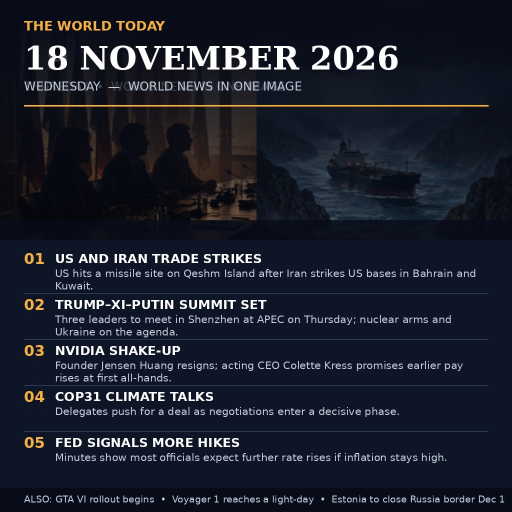
#> input picture entry.png, 1024 x 1024 px, given in place of bg18.png, which was not available (shown at 1/2 size)
$ python compose_poster.py
#> lines starting #> are read from the running program, lines starting #| are printed output that depends on the picture
#!/usr/bin/env python3
"""Compose the 19 Nov 2026 world-news poster (1024x1024) from the generated
background photo + crisp real text. Output is deterministic: same bytes every run."""
from PIL import Image, ImageDraw, ImageFont, ImageFilter

BG = "/home/hatch/workspace/make-fun/news-image-20261118/bg18.png"
OUT = "/home/hatch/workspace/make-fun/news-image-20261118/entry.png"

W, H = 1024, 1024
NAVY = (13, 21, 38)
AMBER = (245, 176, 65)
WHITE = (255, 255, 255)
GREY = (196, 205, 219)
RULE = (70, 90, 120)

def font(name, size):
    return ImageFont.truetype(f"/usr/share/fonts/truetype/dejavu/{name}", size)

F_TITLE = font("DejaVuSerif-Bold.ttf", 64)
F_KICK = font("DejaVuSans-Bold.ttf", 26)
F_SUB = font("DejaVuSans.ttf", 24)
F_HEAD = font("DejaVuSans-Bold.ttf", 25)
F_BODY = font("DejaVuSans.ttf", 21)
F_TICK = font("DejaVuSans.ttf", 19)
F_NUM = font("DejaVuSans-Bold.ttf", 30)

def wrap(draw, text, fnt, max_w):
    words, lines, cur = text.split(), [], ""
    for w in words:
        t = (cur + " " + w).strip()
        if draw.textlength(t, font=fnt) <= max_w:
            cur = t
        else:
            lines.append(cur)
            cur = w
    if cur:
        lines.append(cur)
    return lines

bg = Image.open(BG).convert("RGB")
#> bg is the input picture: PIL image 1024x1024 RGB; mean R, G, B 28, 32.3, 44.7
# crop photo to 1024x560 (top band)
bw, bh = bg.size
#> bw = 1024; bh = 1024
scale = max(1024 / bw, 480 / bh)
#> scale = 1
bg = bg.resize((int(bw * scale) + 1, int(bh * scale) + 1), Image.LANCZOS)
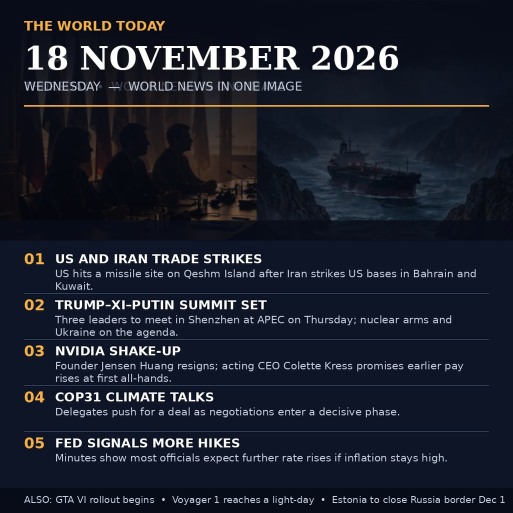
#> bg: PIL image 1025x1025 RGB (shown at 1/2 size); mean R, G, B 28, 32.2, 44.7
x0 = (bg.width - 1024) // 2
#> x0 = 0
bg = bg.crop((x0, 0, x0 + 1024, 480))
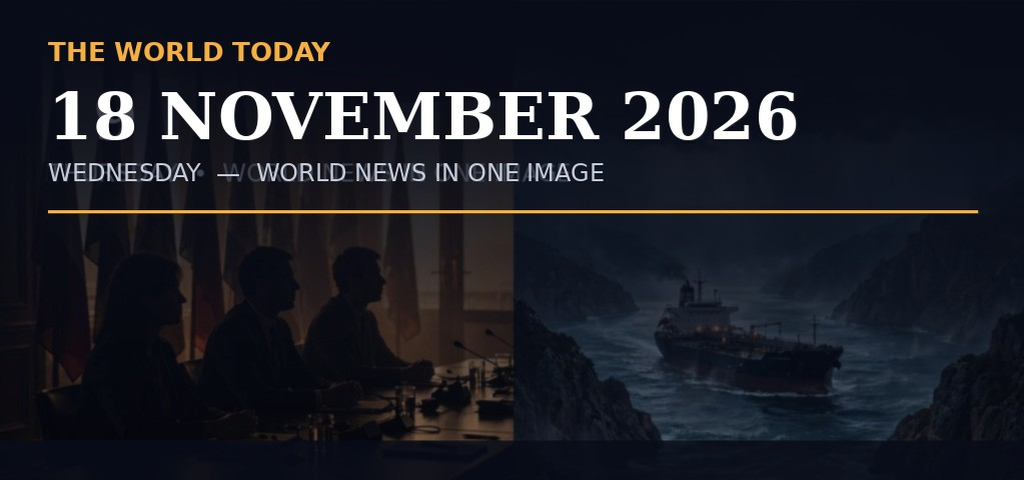
#> bg: PIL image 1024x480 RGB; mean R, G, B 27.6, 29.5, 37.5
bg = bg.filter(ImageFilter.GaussianBlur(0.6))

canvas = Image.new("RGB", (W, H), NAVY)
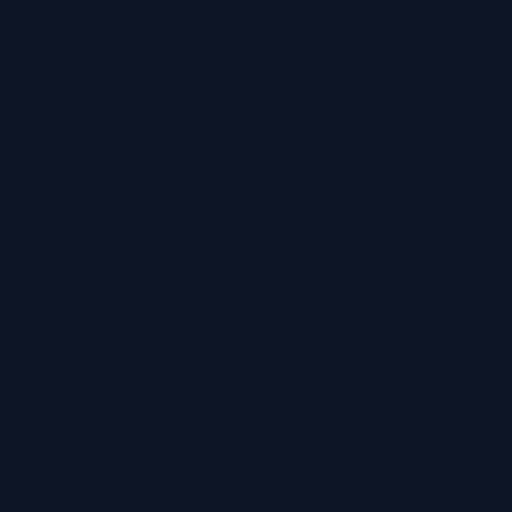
#> canvas: PIL image 1024x1024 RGB (shown at 1/2 size); mean R, G, B 13, 21, 38
canvas.paste(bg, (0, 0))
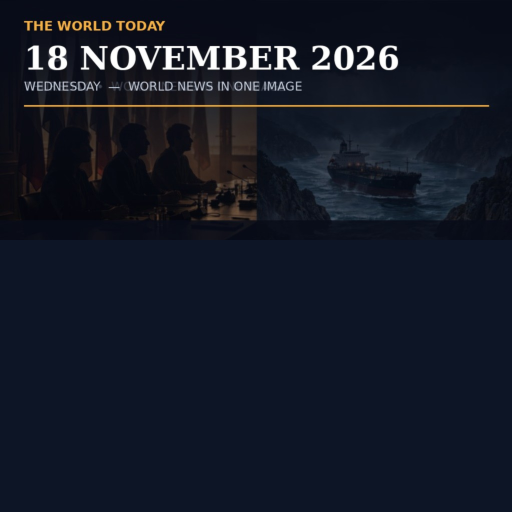
#> canvas: PIL image 1024x1024 RGB (shown at 1/2 size); mean R, G, B 19.8, 25, 37.7
d = ImageDraw.Draw(canvas, "RGBA")

# dark gradient over photo for header legibility
for y in range(0, 480):
    a = int(150 * (1 - y / 480) ** 1.5) + 40
    d.rectangle([0, y, 1024, y + 1], fill=(8, 12, 24, a))
d.rectangle([0, 440, 1024, 480], fill=(8, 12, 24, 160))

# header
d.text((48, 36), "THE WORLD TODAY", font=F_KICK, fill=AMBER)
d.text((48, 78), "18 NOVEMBER 2026", font=F_TITLE, fill=WHITE)
d.text((48, 158), "WEDNESDAY  —  WORLD NEWS IN ONE IMAGE", font=F_SUB, fill=GREY)
d.rectangle([48, 210, 976, 212], fill=AMBER)

stories = [
    ("01", "US AND IRAN TRADE STRIKES",
     "US hits a missile site on Qeshm Island after Iran strikes US bases in Bahrain and Kuwait."),
    ("02", "TRUMP–XI–PUTIN SUMMIT SET",
     "Three leaders to meet in Shenzhen at APEC on Thursday; nuclear arms and Ukraine on the agenda."),
    ("03", "NVIDIA SHAKE-UP",
     "Founder Jensen Huang resigns; acting CEO Colette Kress promises earlier pay rises at first all-hands."),
    ("04", "COP31 CLIMATE TALKS",
     "Delegates push for a deal as negotiations enter a decisive phase."),
    ("05", "FED SIGNALS MORE HIKES",
     "Minutes show most officials expect further rate rises if inflation stays high."),
]

y = 500
for num, head, body in stories:
    d.text((48, y), num, font=F_NUM, fill=AMBER)
    d.text((110, y + 2), head, font=F_HEAD, fill=WHITE)
    lines = wrap(d, body, F_BODY, 1024 - 110 - 48)
    by = y + 34
    for ln in lines[:2]:
        d.text((110, by), ln, font=F_BODY, fill=GREY)
        by += 25
    y = max(by + 8, y + 92)
    if num != "05":
        d.line([48, y - 6, 976, y - 6], fill=RULE, width=1)

# footer ticker
d.rectangle([0, 975, 1024, 1024], fill=(8, 12, 24))
d.text((48, 987), "ALSO: GTA VI rollout begins  •  Voyager 1 reaches a light-day  •  Estonia to close Russia border Dec 1",
       font=F_TICK, fill=GREY)

canvas.save(OUT, "JPEG", quality=90, optimize=True, progressive=False)
import os
print("saved", OUT, os.path.getsize(OUT), "bytes", canvas.size)
#| saved /home/hatch/workspace/make-fun/news-image-20261118/entry.png 162124 bytes (1024, 1024)
